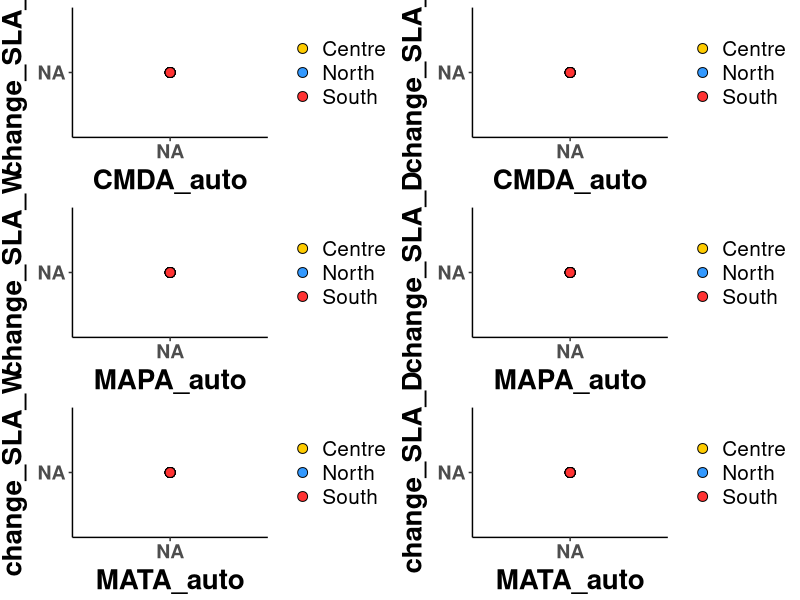

Write the R code that produced this figure.
##########################################################################################################
## Graph autocorrelation metric per traits
##
## Author Daniel Anstett
## 
##
## Last Modified Feb 17, 2022
##########################################################################################################

# Clear environment
rm(list = ls())

#Import libraries
library(tidyverse)
library(cowplot)

##########################################################################################################
#Import files

z1 <- read.csv("Data/site_lat_lag.csv", header=T)  #Basic Lat/Long plus headers

#SLA
#CMDA
SLA1<-ggplot(z1, aes(x=CMDA_auto, y=change_SLA_W, group=Region)) +
  geom_point(aes(fill=Region),size=3, shape=21,color="black")+
  scale_fill_manual(values= c("North"="#3399FF", "Centre"="#FFCC00", "South"="#FF3333")) +
  theme_classic() + theme(axis.text.x = element_text(size=14, face="bold", angle=0,hjust=0.5),
    axis.text.y = element_text(size=14,face="bold"),
    axis.title.x = element_text(color="black", size=20, vjust = 0.5, face="bold"),
    axis.title.y = element_text(color="black", size=20,vjust = 2, face="bold",hjust=0.5))+
  theme(legend.title=element_blank())+
  theme(legend.text = element_text(size=15))

SLA2<-ggplot(z1, aes(x=CMDA_auto, y=change_SLA_D, group=Region)) +
  geom_point(aes(fill=Region),size=3, shape=21,color="black")+
  scale_fill_manual(values= c("North"="#3399FF", "Centre"="#FFCC00", "South"="#FF3333")) +
  theme_classic() + theme(axis.text.x = element_text(size=14, face="bold", angle=0,hjust=0.5),
                          axis.text.y = element_text(size=14,face="bold"),
                          axis.title.x = element_text(color="black", size=20, vjust = 0.5, face="bold"),
                          axis.title.y = element_text(color="black", size=20,vjust = 2, face="bold",hjust=0.5))+
  theme(legend.title=element_blank())+
  theme(legend.text = element_text(size=15))

#MAPA
SLA3<-ggplot(z1, aes(x=MAPA_auto, y=change_SLA_W, group=Region)) +
  geom_point(aes(fill=Region),size=3, shape=21,color="black")+
  scale_fill_manual(values= c("North"="#3399FF", "Centre"="#FFCC00", "South"="#FF3333")) +
  theme_classic() + theme(axis.text.x = element_text(size=14, face="bold", angle=0,hjust=0.5),
                          axis.text.y = element_text(size=14,face="bold"),
                          axis.title.x = element_text(color="black", size=20, vjust = 0.5, face="bold"),
                          axis.title.y = element_text(color="black", size=20,vjust = 2, face="bold",hjust=0.5))+
  theme(legend.title=element_blank())+
  theme(legend.text = element_text(size=15))

SLA4<-ggplot(z1, aes(x=MAPA_auto, y=change_SLA_D, group=Region)) +
  geom_point(aes(fill=Region),size=3, shape=21,color="black")+
  scale_fill_manual(values= c("North"="#3399FF", "Centre"="#FFCC00", "South"="#FF3333")) +
  theme_classic() + theme(axis.text.x = element_text(size=14, face="bold", angle=0,hjust=0.5),
                          axis.text.y = element_text(size=14,face="bold"),
                          axis.title.x = element_text(color="black", size=20, vjust = 0.5, face="bold"),
                          axis.title.y = element_text(color="black", size=20,vjust = 2, face="bold",hjust=0.5))+
  theme(legend.title=element_blank())+
  theme(legend.text = element_text(size=15))

#MATA
SLA5<-ggplot(z1, aes(x=MATA_auto, y=change_SLA_W, group=Region)) +
  geom_point(aes(fill=Region),size=3, shape=21,color="black")+
  scale_fill_manual(values= c("North"="#3399FF", "Centre"="#FFCC00", "South"="#FF3333")) +
  theme_classic() + theme(axis.text.x = element_text(size=14, face="bold", angle=0,hjust=0.5),
                          axis.text.y = element_text(size=14,face="bold"),
                          axis.title.x = element_text(color="black", size=20, vjust = 0.5, face="bold"),
                          axis.title.y = element_text(color="black", size=20,vjust = 2, face="bold",hjust=0.5))+
  theme(legend.title=element_blank())+
  theme(legend.text = element_text(size=15))

SLA6<-ggplot(z1, aes(x=MATA_auto, y=change_SLA_D, group=Region)) +
  geom_point(aes(fill=Region),size=3, shape=21,color="black")+
  scale_fill_manual(values= c("North"="#3399FF", "Centre"="#FFCC00", "South"="#FF3333")) +
  theme_classic() + theme(axis.text.x = element_text(size=14, face="bold", angle=0,hjust=0.5),
                          axis.text.y = element_text(size=14,face="bold"),
                          axis.title.x = element_text(color="black", size=20, vjust = 0.5, face="bold"),
                          axis.title.y = element_text(color="black", size=20,vjust = 2, face="bold",hjust=0.5))+
  theme(legend.title=element_blank())+
  theme(legend.text = element_text(size=15))

plot_grid(SLA1,SLA2,SLA3,SLA4,SLA5,SLA6,ncol = 2) #Random









